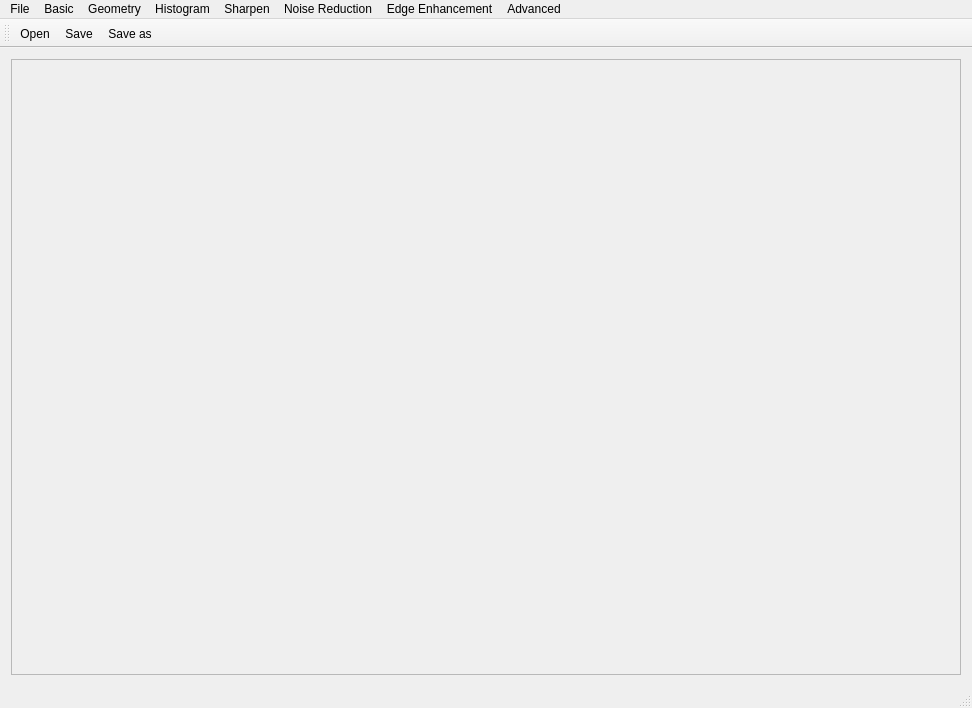
<?xml version="1.0" encoding="UTF-8"?>
<ui version="4.0">
 <class>MainWindow</class>
 <widget class="QMainWindow" name="MainWindow">
  <property name="geometry">
   <rect>
    <x>0</x>
    <y>0</y>
    <width>972</width>
    <height>708</height>
   </rect>
  </property>
  <property name="windowTitle">
   <string>MainWindow</string>
  </property>
  <property name="windowIcon">
   <iconset resource="icons.qrc">
    <normaloff>:/new/prefix1/Icon/Icon.png</normaloff>:/new/prefix1/Icon/Icon.png</iconset>
  </property>
  <widget class="QWidget" name="centralWidget">
   <property name="enabled">
    <bool>true</bool>
   </property>
   <layout class="QGridLayout" name="gridLayout_2">
    <item row="0" column="0">
     <widget class="QScrollArea" name="scrollArea">
      <property name="minimumSize">
       <size>
        <width>500</width>
        <height>600</height>
       </size>
      </property>
      <property name="widgetResizable">
       <bool>true</bool>
      </property>
      <widget class="QWidget" name="scrollAreaWidgetContents">
       <property name="geometry">
        <rect>
         <x>0</x>
         <y>0</y>
         <width>948</width>
         <height>598</height>
        </rect>
       </property>
       <property name="minimumSize">
        <size>
         <width>500</width>
         <height>500</height>
        </size>
       </property>
       <layout class="QGridLayout" name="gridLayout">
        <item row="0" column="0">
         <widget class="QLabel" name="label">
          <property name="enabled">
           <bool>true</bool>
          </property>
          <property name="text">
           <string/>
          </property>
         </widget>
        </item>
       </layout>
      </widget>
     </widget>
    </item>
   </layout>
  </widget>
  <widget class="QMenuBar" name="menuBar">
   <property name="geometry">
    <rect>
     <x>0</x>
     <y>0</y>
     <width>972</width>
     <height>26</height>
    </rect>
   </property>
   <widget class="QMenu" name="menuFile">
    <property name="title">
     <string>File</string>
    </property>
    <addaction name="actionOpen"/>
    <addaction name="actionSave"/>
    <addaction name="actionSave_as"/>
   </widget>
   <widget class="QMenu" name="menuGeometry">
    <property name="title">
     <string>Geometry</string>
    </property>
    <widget class="QMenu" name="menuRotation">
     <property name="title">
      <string>Rotation</string>
     </property>
     <addaction name="actionRight_90"/>
     <addaction name="action180"/>
     <addaction name="actionLeft_90"/>
     <addaction name="actionUser_defined_Degree"/>
    </widget>
    <widget class="QMenu" name="menuMirror">
     <property name="title">
      <string>Mirror</string>
     </property>
     <addaction name="actionHorozontal"/>
     <addaction name="actionVertical"/>
    </widget>
    <addaction name="menuRotation"/>
    <addaction name="actionTranslation"/>
    <addaction name="menuMirror"/>
   </widget>
   <widget class="QMenu" name="menuHistogram">
    <property name="title">
     <string>Histogram</string>
    </property>
    <addaction name="actionR_Type"/>
    <addaction name="actionG_Type"/>
    <addaction name="actionB_Type"/>
   </widget>
   <widget class="QMenu" name="menuSharpen">
    <property name="title">
     <string>Sharpen</string>
    </property>
    <addaction name="actionLow_Sharpen"/>
    <addaction name="actionMedium_Sharpen"/>
    <addaction name="actionHigh_Sharpen"/>
    <addaction name="actionCustom_Degree"/>
   </widget>
   <widget class="QMenu" name="menuBasic">
    <property name="title">
     <string>Basic</string>
    </property>
    <addaction name="actionBrightness"/>
    <addaction name="actionContrast"/>
    <addaction name="actionAlpha"/>
    <addaction name="actionBlack_White"/>
    <addaction name="actionGrey_Level"/>
   </widget>
   <widget class="QMenu" name="menuNoise_Reduction">
    <property name="title">
     <string>Noise Reduction</string>
    </property>
    <addaction name="actionLow_Reduce"/>
    <addaction name="actionMid_Reduce"/>
    <addaction name="actionHigh_Reduce"/>
    <addaction name="actionCustom_Degree_2"/>
   </widget>
   <widget class="QMenu" name="menuEdge_Enhancement">
    <property name="title">
     <string>Edge Enhancement</string>
    </property>
    <addaction name="actionVertical_2"/>
    <addaction name="actionVertical_3"/>
   </widget>
   <widget class="QMenu" name="menu_Perspective_Transformation">
    <property name="title">
     <string>Advanced</string>
    </property>
    <addaction name="actionPerspective_Transformation"/>
    <addaction name="actionAnalog_Double_Exposure"/>
    <addaction name="actionIntelligent_Image_Segmentation"/>
   </widget>
   <addaction name="menuFile"/>
   <addaction name="menuBasic"/>
   <addaction name="menuGeometry"/>
   <addaction name="menuHistogram"/>
   <addaction name="menuSharpen"/>
   <addaction name="menuNoise_Reduction"/>
   <addaction name="menuEdge_Enhancement"/>
   <addaction name="menu_Perspective_Transformation"/>
  </widget>
  <widget class="QToolBar" name="mainToolBar">
   <attribute name="toolBarArea">
    <enum>TopToolBarArea</enum>
   </attribute>
   <attribute name="toolBarBreak">
    <bool>false</bool>
   </attribute>
   <addaction name="actionOpen"/>
   <addaction name="actionSave"/>
   <addaction name="actionSave_as"/>
  </widget>
  <widget class="QStatusBar" name="statusBar"/>
  <action name="actionOpen">
   <property name="icon">
    <iconset resource="icons.qrc">
     <normaloff>:/new/prefix1/Icon/open.png</normaloff>:/new/prefix1/Icon/open.png</iconset>
   </property>
   <property name="text">
    <string>Open</string>
   </property>
  </action>
  <action name="actionSave">
   <property name="icon">
    <iconset resource="icons.qrc">
     <normaloff>:/new/prefix1/Icon/save.png</normaloff>:/new/prefix1/Icon/save.png</iconset>
   </property>
   <property name="text">
    <string>Save</string>
   </property>
  </action>
  <action name="actionTranslation">
   <property name="text">
    <string>Translation</string>
   </property>
  </action>
  <action name="actionRight_90">
   <property name="text">
    <string>Right 90°</string>
   </property>
  </action>
  <action name="action180">
   <property name="text">
    <string>180°</string>
   </property>
  </action>
  <action name="actionLeft_90">
   <property name="text">
    <string>Left 90°</string>
   </property>
  </action>
  <action name="actionUser_defined_Degree">
   <property name="text">
    <string>Any Degree...</string>
   </property>
  </action>
  <action name="actionHorozontal">
   <property name="text">
    <string>Horizontal</string>
   </property>
  </action>
  <action name="actionVertical">
   <property name="text">
    <string>Vertical</string>
   </property>
  </action>
  <action name="actionR_Type">
   <property name="text">
    <string>R-Type</string>
   </property>
  </action>
  <action name="actionG_Type">
   <property name="text">
    <string>G-Type</string>
   </property>
  </action>
  <action name="actionB_Type">
   <property name="text">
    <string>B-Type</string>
   </property>
  </action>
  <action name="actionLow_Sharpen">
   <property name="text">
    <string>Low-Sharpen</string>
   </property>
  </action>
  <action name="actionMedium_Sharpen">
   <property name="text">
    <string>Mid_Sharpen</string>
   </property>
  </action>
  <action name="actionHigh_Sharpen">
   <property name="text">
    <string>High-Sharpen</string>
   </property>
  </action>
  <action name="actionCustom_Degree">
   <property name="text">
    <string>Custom Degree...</string>
   </property>
  </action>
  <action name="actionBrightness">
   <property name="icon">
    <iconset resource="icons.qrc">
     <normaloff>:/new/prefix1/Icon/brightness.png</normaloff>:/new/prefix1/Icon/brightness.png</iconset>
   </property>
   <property name="text">
    <string>Brightness</string>
   </property>
  </action>
  <action name="actionContrast">
   <property name="icon">
    <iconset resource="icons.qrc">
     <normaloff>:/new/prefix1/Icon/contrast.png</normaloff>:/new/prefix1/Icon/contrast.png</iconset>
   </property>
   <property name="text">
    <string>Contrast</string>
   </property>
  </action>
  <action name="actionBlack_White">
   <property name="text">
    <string>Black-White</string>
   </property>
  </action>
  <action name="actionGrey_Level">
   <property name="text">
    <string>Grey-Level</string>
   </property>
  </action>
  <action name="actionLow_Reduce">
   <property name="text">
    <string>Low-Reduce</string>
   </property>
  </action>
  <action name="actionMid_Reduce">
   <property name="text">
    <string>Mid-Reduce</string>
   </property>
  </action>
  <action name="actionHigh_Reduce">
   <property name="text">
    <string>High-Reduce</string>
   </property>
  </action>
  <action name="actionCustom_Degree_2">
   <property name="text">
    <string>Custom-Degree</string>
   </property>
  </action>
  <action name="actionVertical_2">
   <property name="text">
    <string>Horizontal</string>
   </property>
  </action>
  <action name="actionVertical_3">
   <property name="text">
    <string>Vertical</string>
   </property>
  </action>
  <action name="actionPerspective_Transformation">
   <property name="text">
    <string>Perspective Transformation</string>
   </property>
  </action>
  <action name="actionAnalog_Double_Exposure">
   <property name="text">
    <string>Analog Double Exposure</string>
   </property>
  </action>
  <action name="actionIntelligent_Image_Segmentation">
   <property name="text">
    <string>Intelligent Image Segmentation</string>
   </property>
  </action>
  <action name="actionSave_as">
   <property name="icon">
    <iconset resource="icons.qrc">
     <normaloff>:/new/prefix1/Icon/Save as.png</normaloff>:/new/prefix1/Icon/Save as.png</iconset>
   </property>
   <property name="text">
    <string>Save as</string>
   </property>
  </action>
  <action name="actionAlpha">
   <property name="icon">
    <iconset resource="icons.qrc">
     <normaloff>:/new/prefix1/Icon/alpha.png</normaloff>:/new/prefix1/Icon/alpha.png</iconset>
   </property>
   <property name="text">
    <string>Alpha</string>
   </property>
  </action>
 </widget>
 <layoutdefault spacing="6" margin="11"/>
 <resources>
  <include location="icons.qrc"/>
 </resources>
 <connections/>
</ui>
